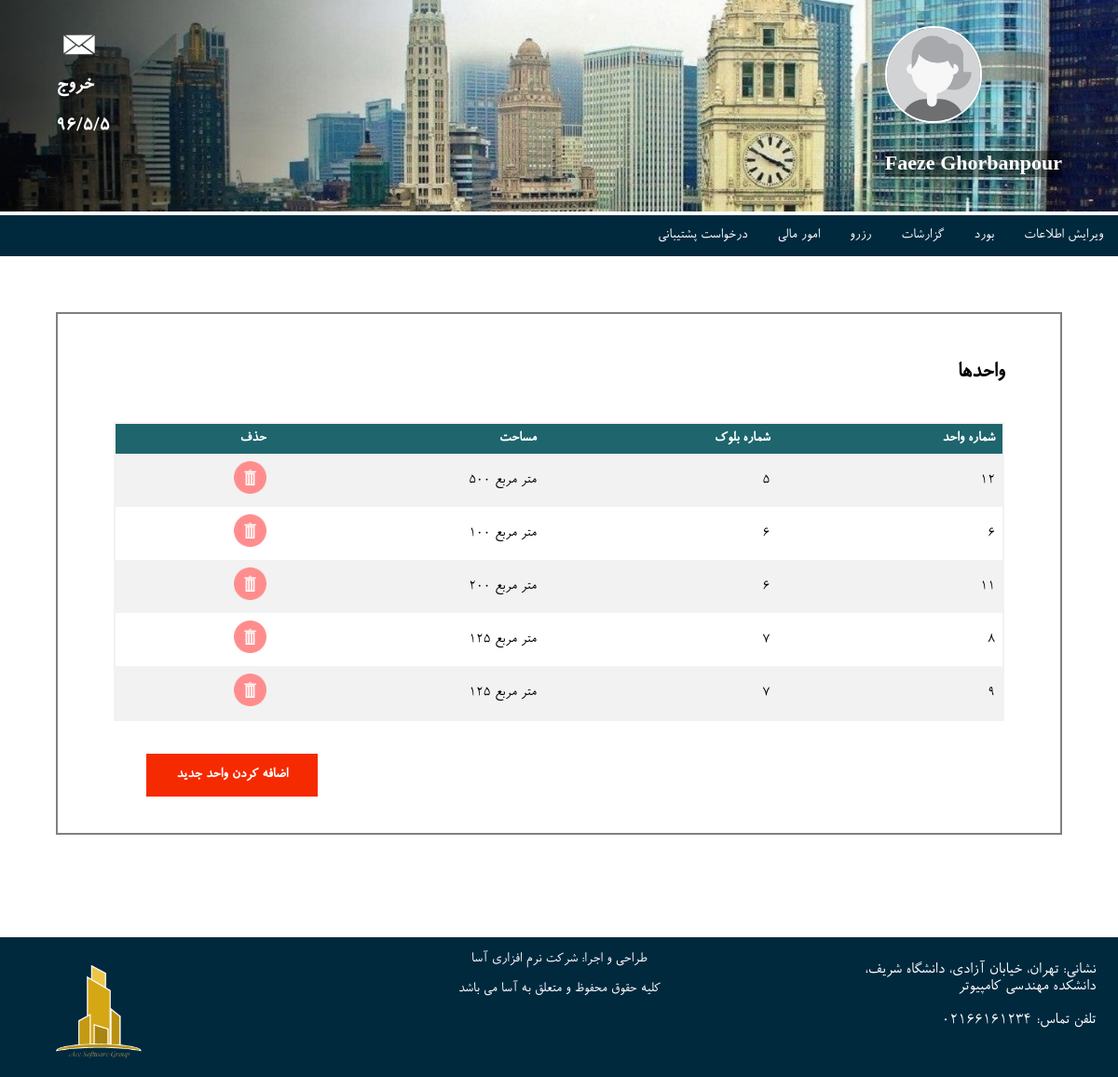
The app's page /manager/edit_unit/ (signed in), older data.
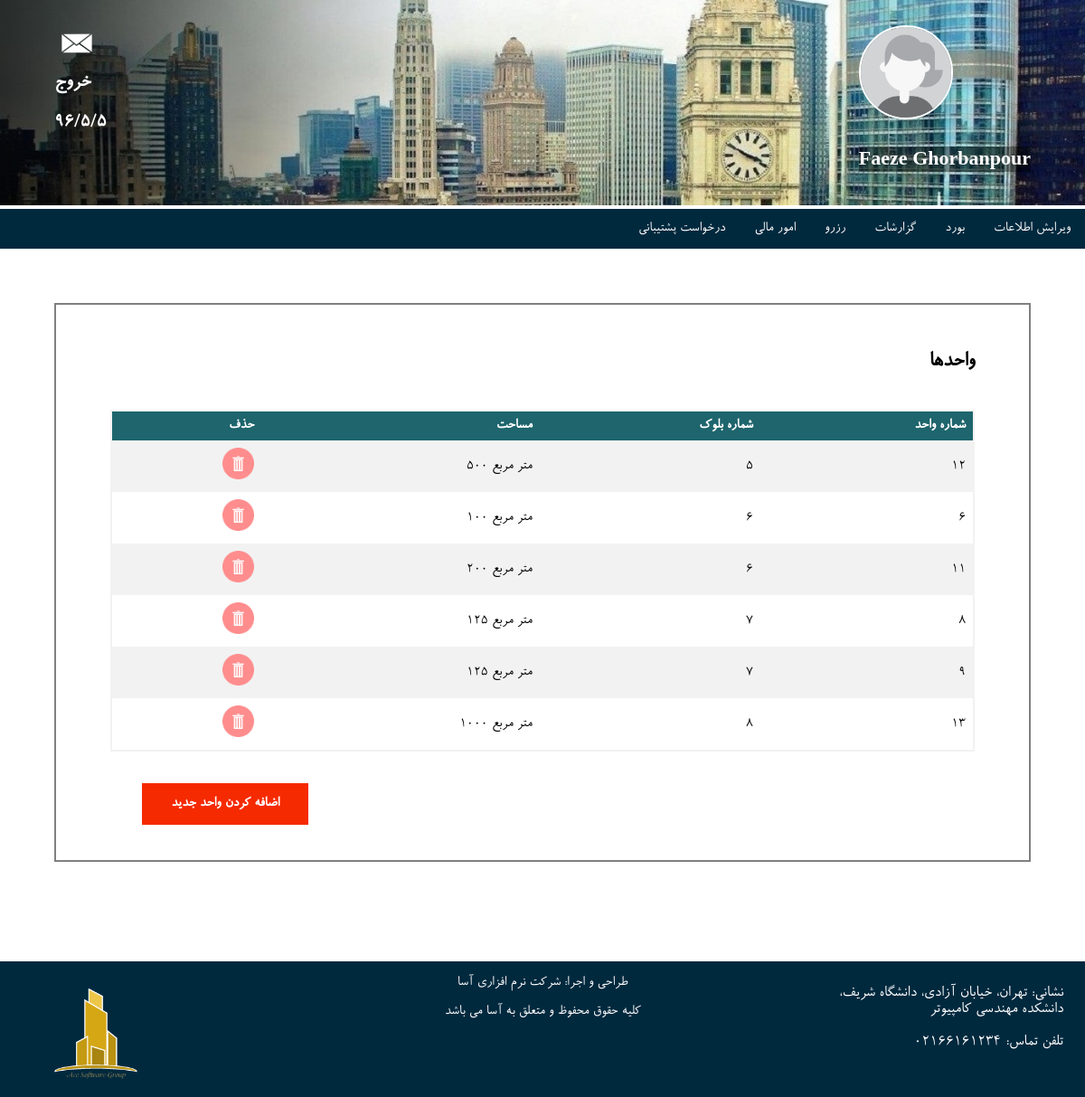
The same page, newer data.
### MySite/models.py (models this page shows, shortened)
class Unit(models.Model):
    area = models.IntegerField()
    block = models.ForeignKey('Block')

class Block(models.Model):
    complex = models.ForeignKey('Complex')

### Manager/views.py (the view)
@login_required
def edit_unit(request):
    complex = request.user.member.manager.complex
    units = Unit.objects.filter(block__complex=complex)
    return render(request, 'manager/editUnit.html', {'units': units})

### Manager/templates/manager/editUnit.html (shortened to what this page needs)
{% extends 'manager/managerBase.html' %}
{% block css %}<link rel="stylesheet" type="text/css" href="../../../static/css/reqStyles.css"/>{% endblock %}
{% block content %}
    <div class="main" style="direction: ltr">
    <h5>واحدها</h5>
    <table>
        <tr>
            <th>حذف</th>
            <th>مساحت</th>
            <th>شماره بلوک</th>
            <th> شماره واحد</th>
        </tr>
        {% for unit in units %}
        <tr>
            <td><a href="{% url 'site:manager:deleteUnit' unit.id %}" onclick="f({{ unit.id }})"><img
                    src="../../../static/images/delete.png" class="linkImg"></a></td>
            <td>{{ unit.area }} متر مربع</td>
            <td>{{ unit.block.id }}</td>
            <td>{{ unit.id }}</td>
        </tr>
        {% endfor %}
    </table>
        <a type="button" class="btn" style="color:white; font-weight: bold;" href="{% url 'site:manager:addUnit' %}">اضافه
            کردن واحد جدید</a>
</div>
{% endblock %}

Row changes from the older to the newer data that the page shows:
added Unit: area "1000", block.id "8", id "13"
